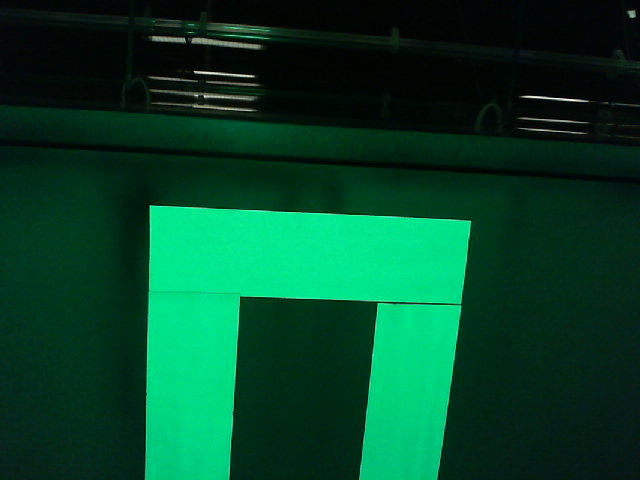
#> input picture images/BottomGoal/RedLoading-016in-Down.jpg, 640 x 480 px, given in place of the camera
$ python VTwinInree.py   (older library calls are emulated)
#> lines starting #> are read from the running program, lines starting #| are printed output that depends on the picture; after the words box and inside, x2 and y2 are one past the last pixel; in counts of white or black regions, pixels touching at a corner belong together
#!/usr/bin/env python3
'''Make sure you install needed libraries as administator
1. numpy
   pip install numpy
2. matplotlib
   pip install matplotlib
3. OpenCV for python (cv2)
   download opencv_python-3.4.5-cp37-cp37m-win32.whl from https://www.lfd.uci.edu/~gohlke/pythonlibs/#opencv
   cd to directory you downloaded the whl file to
   pip install opencv_python-3.4.5-cp37-cp37m-win32.whl'''

import cv2
import numpy as np
import math
import pickle
import socket
import sys
import struct
import time
import datetime
#from matplotlib import pyplot as plt

print('Video Tracking DeepSpace:2606')

editorMode = True # False when running on Rpi
sendImageFrameRate = 5

Host = '192.168.1.114' # CHANGE THIS to roboRio Network Ip address
Port = 5804

cap = cv2.VideoCapture(1)

# Configure Camera
# Main Settings
cap.set(cv2.CAP_PROP_EXPOSURE, -12) # -8 is Around 6 ms exposure aparently
cap.set(cv2.CAP_PROP_BRIGHTNESS, 0)
cap.set(cv2.CAP_PROP_SATURATION,50)
cap.set(cv2.CAP_PROP_CONTRAST,100)

# FRAME rate/size
cap.set(cv2.CAP_PROP_FRAME_WIDTH, 640)
cap.set(cv2.CAP_PROP_FRAME_HEIGHT, 480)
cap.set(cv2.CAP_PROP_FPS, 30)

# AUTO setting SET TO OFF (DIFFRENT FOR EACH ONE)
cap.set(cv2.CAP_PROP_AUTO_EXPOSURE, 0.25)
cap.set(cv2.CAP_PROP_AUTO_WB, 0)
#cap.set(cv2.CAP_PROP_AUTOFOCUS, False)
cap.set(cv2.CAP_PROP_BACKLIGHT, -1.0)

# EXTRA SETTING TO PLAY WITH
cap.set(cv2.CAP_PROP_SHARPNESS,0)
#cap.set(cv2.CAP_PROP_GAIN, 0.0)

pictureCenter = (319.5,239.5)
focalLength = 713.582
exposureResetCounter = 0
imageSendCounter = 0

print('Camera has been configured: 640x480 30fps')

while(cap.isOpened()):

  exposureResetCounter = exposureResetCounter + 1
  if exposureResetCounter == 29:
    exposureResetCounter = 0
    cap.set(cv2.CAP_PROP_EXPOSURE, -8) # -8 is Around 6 ms exposure aparently

  # Capture frame-by-frame
  ret, frame = cap.read()
#> frame is the input picture: shape (480, 640, 3); mean B, G, R 40.6, 68.4, 2.8
  if ret == True:
    tnow = datetime.datetime.today()
    imgHSV = cv2.cvtColor(frame, cv2.COLOR_BGR2HSV)
#> imgHSV: shape (480, 640, 3); mean H, S, V 76.6, 234.7, 68.5

    imgGreenBW = cv2.inRange(imgHSV, np.array([30, 150, 40]), np.array([100, 255, 255]))
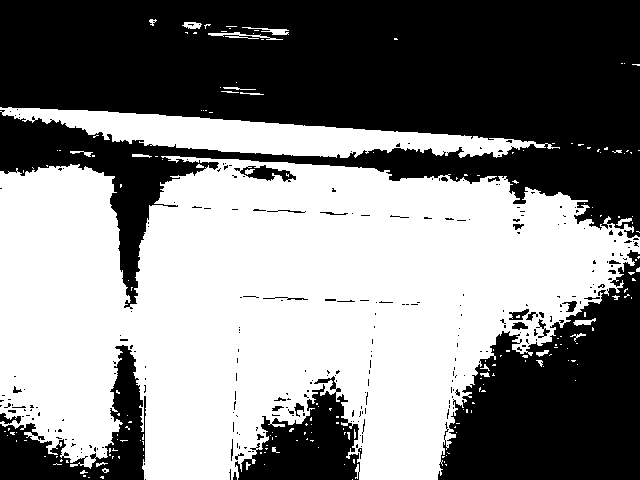
#> imgGreenBW: shape (480, 640); 51.4% white; 269 black regions (236 under 20 px), largest, box (x1, y1, x2, y2) and area: (0, 0, 640, 309) 104413, (438, 250, 640, 480) 28192, (0, 345, 146, 480) 7154


    imgGreenBGR = cv2.cvtColor(imgGreenBW, cv2.COLOR_GRAY2BGR)
#> imgGreenBGR: shape (480, 640, 3); 51.4% white; 269 black regions (236 under 20 px)
    img2, contours, hierarchy = cv2.findContours(imgGreenBW,  cv2.RETR_TREE, cv2.CHAIN_APPROX_NONE)
#> contours = 511 contours, 441 with area under 20; largest, box (x1, y1, x2, y2) and area: (0, 156, 640, 480) 144416, (0, 107, 560, 158) 11630, (239, 164, 297, 183) 564, (508, 308, 530, 321) 152, (313, 375, 337, 391) 136

    contoursSorted = sorted(contours,key=lambda x: cv2.contourArea(x), reverse = True)
#> contoursSorted has the same summary as contours

    points = []

    minArea = 60


    adjCoutours = []
    for contour in contours:
        contourArea = cv2.contourArea(contour)
        #print (contourArea)
        if contourArea > minArea:
            adjCoutours.append(contour)
#> this loop made 511 passes
#> contourArea on passes 115, 147, 233: 71, 144415.5, 84.5
#> after the loop, adjCoutours = 14 contours; largest, box (x1, y1, x2, y2) and area: (0, 156, 640, 480) 144416, (0, 107, 560, 158) 11630, (239, 164, 297, 183) 564, (508, 308, 530, 321) 152, (313, 375, 337, 391) 136


    if editorMode == True or sendContourProcessedImage == True:
        for contour in adjCoutours:
            cv2.drawContours(imgGreenBGR, [contour], 0, (255, 0, 255), 3)
#> this loop made 14 passes
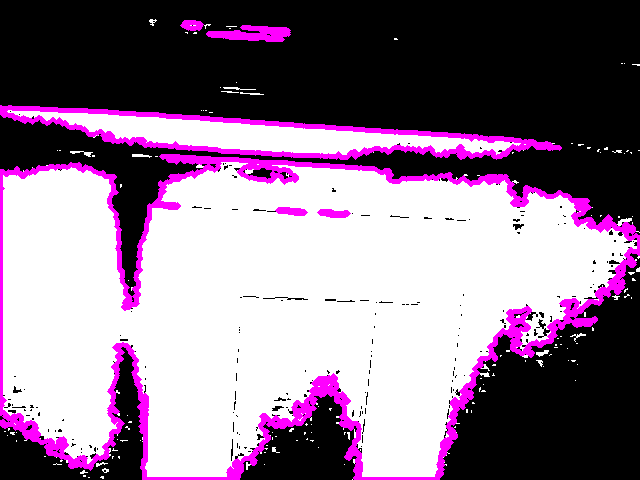
#> imgGreenBGR: shape (480, 640, 3); mean B, G, R 139.7, 118.5, 139.7

    for contour in adjCoutours:
        moments = cv2.moments(contour)
        moment0 = moments['m00']
        if moment0 != 0:
            centerX = int(moments['m10']/moment0)
            centerY = int(moments['m01']/moment0)
            pt = (centerX, centerY - (int)(cv2.contourArea(contour)/60))
            if editorMode == True:
                cv2.circle(imgGreenBGR, pt, 3, (255, 0, 0), 3)
            points.append(pt)
#> this loop made 14 passes
#> (moment0, centerX, centerY, pt) on passes 1 to 12: (71, 583, 321, (583, 320)), (144415.5, 279, 305, (279, -2101)), (84.5, 298, 408, (298, 407)), (135.5, 327, 381, (327, 379)), (105, 519, 325, (519, 324)), (152.5, 518, 314, (518, 312)), (105, 570, 305, (570, 304)), (68, 333, 213, (333, 212)), (63, 291, 210, (291, 209)), (563.5, 266, 172, (266, 163)), (11629.5, 260, 134, (260, -59)), (87, 235, 34, (235, 33))
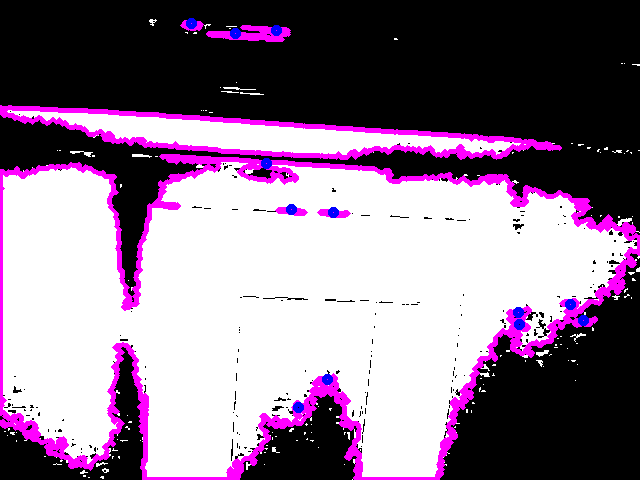
#> imgGreenBGR: shape (480, 640, 3); 0.38% of pixels changed, all inside (x1, y1, x2, y2) = (186, 18, 589, 413)
#> after the loop, points = [(583, 320), (279, -2101), (298, 407), (327, 379), (519, 324), (518, 312), (570, 304), (333, 212), (291, 209), (266, 163), (260, -59), (235, 33), (276, 30), (191, 23)]


    if editorMode == True:
        # Display the resulting frame
        cv2.imshow('Frame', imgGreenBGR)
        #Frame without centerpoints cv2.imshow('Frame2',imgGreenBW )
        cv2.imshow('display',frame)
        #cv2.imshow('displayConvtoHSV',imgHSV)


        # Press Q on keyboard to  exit
        if cv2.waitKey(25) & 0xFF == ord('q'):
#> (key q is pressed here)
            break

  # Break the loop
  else:
    break
if editorMode == True:
    # Wait for a key press and close all windows
    cv2.waitKey(0)
    cv2.destroyAllWindows()
